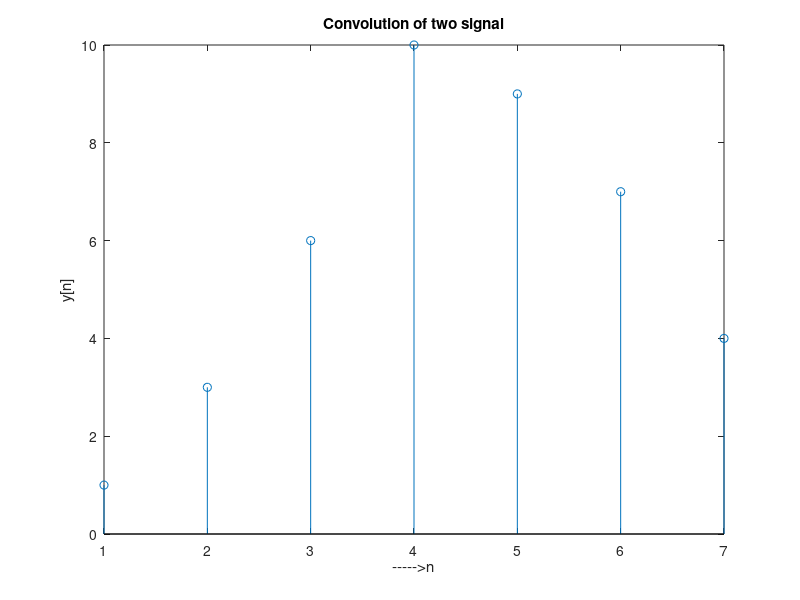

MATLAB code for this plot:
x = [1 2 3 4]
h = [1 1 1 1]
N1 = length(x);
N2 = length(h);
X = [x, zeros(1, N2)] %padding of N2 zeros to x
H = [h, zeros(1, N1)] %padding of N1 zeros to h
for i = 1:N1+N2-1
    y(i) = 0;
    for j = 1:N1
        if(i-j+1 > 0)
            y(i) = y(i) + X(j) * H(i-j+1);
        else
        end
    end
end
stem(y);
xlabel('----->n');
ylabel('y[n]');
title('Convolution of two signal');